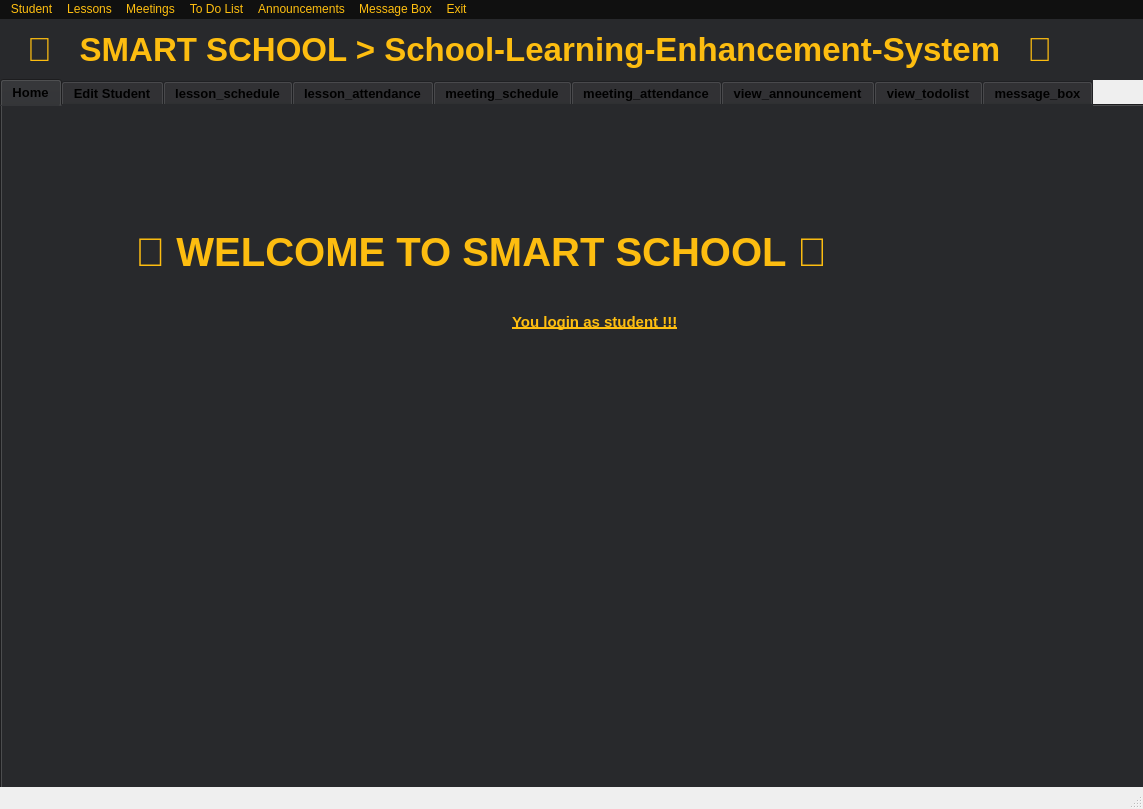
<?xml version="1.0" encoding="UTF-8"?>
<ui version="4.0">
 <class>MainWindow</class>
 <widget class="QMainWindow" name="MainWindow">
  <property name="geometry">
   <rect>
    <x>0</x>
    <y>0</y>
    <width>1143</width>
    <height>809</height>
   </rect>
  </property>
  <property name="windowTitle">
   <string>MainWindow</string>
  </property>
  <widget class="QWidget" name="centralwidget">
   <widget class="QLabel" name="label_3">
    <property name="geometry">
     <rect>
      <x>0</x>
      <y>0</y>
      <width>1151</width>
      <height>61</height>
     </rect>
    </property>
    <property name="font">
     <font>
      <pointsize>25</pointsize>
      <weight>75</weight>
      <bold>true</bold>
      <strikeout>false</strikeout>
     </font>
    </property>
    <property name="styleSheet">
     <string notr="true">color: rgb(253, 189, 16);
background-color: rgb(40, 41, 44);</string>
    </property>
    <property name="text">
     <string>      SMART SCHOOL &gt; School-Learning-Enhancement-System   </string>
    </property>
   </widget>
   <widget class="QTabWidget" name="tabWidget">
    <property name="geometry">
     <rect>
      <x>0</x>
      <y>60</y>
      <width>1161</width>
      <height>721</height>
     </rect>
    </property>
    <property name="font">
     <font>
      <pointsize>10</pointsize>
      <weight>75</weight>
      <bold>true</bold>
     </font>
    </property>
    <property name="styleSheet">
     <string notr="true">background-color: rgb(40, 41, 44);</string>
    </property>
    <property name="currentIndex">
     <number>0</number>
    </property>
    <widget class="QWidget" name="tab_1">
     <attribute name="title">
      <string>Home</string>
     </attribute>
     <widget class="QLabel" name="label_13">
      <property name="geometry">
       <rect>
        <x>100</x>
        <y>120</y>
        <width>951</width>
        <height>51</height>
       </rect>
      </property>
      <property name="font">
       <font>
        <pointsize>30</pointsize>
        <weight>75</weight>
        <bold>true</bold>
        <strikeout>false</strikeout>
       </font>
      </property>
      <property name="styleSheet">
       <string notr="true">color: rgb(253, 189, 16);
background-color: rgb(40, 41, 44);</string>
      </property>
      <property name="text">
       <string>    WELCOME TO SMART SCHOOL </string>
      </property>
     </widget>
     <widget class="QLabel" name="label_14">
      <property name="geometry">
       <rect>
        <x>510</x>
        <y>200</y>
        <width>231</width>
        <height>31</height>
       </rect>
      </property>
      <property name="font">
       <font>
        <pointsize>11</pointsize>
        <weight>75</weight>
        <bold>true</bold>
        <underline>true</underline>
       </font>
      </property>
      <property name="styleSheet">
       <string notr="true">color: rgb(255, 191, 16);</string>
      </property>
      <property name="text">
       <string>You login as student !!!</string>
      </property>
     </widget>
    </widget>
    <widget class="QWidget" name="tab_2">
     <attribute name="title">
      <string>Edit Student</string>
     </attribute>
     <widget class="QLabel" name="label_12">
      <property name="geometry">
       <rect>
        <x>20</x>
        <y>30</y>
        <width>201</width>
        <height>31</height>
       </rect>
      </property>
      <property name="font">
       <font>
        <pointsize>17</pointsize>
        <weight>75</weight>
        <bold>true</bold>
        <underline>true</underline>
       </font>
      </property>
      <property name="styleSheet">
       <string notr="true">color: rgb(255, 191, 16);</string>
      </property>
      <property name="text">
       <string>Edit your profile</string>
      </property>
     </widget>
     <widget class="QLabel" name="label_24">
      <property name="geometry">
       <rect>
        <x>20</x>
        <y>330</y>
        <width>111</width>
        <height>20</height>
       </rect>
      </property>
      <property name="font">
       <font>
        <pointsize>11</pointsize>
       </font>
      </property>
      <property name="styleSheet">
       <string notr="true">color: rgb(255, 255, 255);</string>
      </property>
      <property name="text">
       <string>Phone</string>
      </property>
     </widget>
     <widget class="QLabel" name="label_26">
      <property name="geometry">
       <rect>
        <x>20</x>
        <y>180</y>
        <width>111</width>
        <height>20</height>
       </rect>
      </property>
      <property name="font">
       <font>
        <pointsize>11</pointsize>
       </font>
      </property>
      <property name="styleSheet">
       <string notr="true">color: rgb(255, 255, 255);</string>
      </property>
      <property name="text">
       <string>Name</string>
      </property>
     </widget>
     <widget class="QLineEdit" name="tb22">
      <property name="geometry">
       <rect>
        <x>140</x>
        <y>120</y>
        <width>271</width>
        <height>31</height>
       </rect>
      </property>
      <property name="styleSheet">
       <string notr="true">background-color: rgb(255, 255, 255);</string>
      </property>
     </widget>
     <widget class="QLabel" name="label_28">
      <property name="geometry">
       <rect>
        <x>20</x>
        <y>230</y>
        <width>111</width>
        <height>20</height>
       </rect>
      </property>
      <property name="font">
       <font>
        <pointsize>11</pointsize>
       </font>
      </property>
      <property name="styleSheet">
       <string notr="true">color: rgb(255, 255, 255);</string>
      </property>
      <property name="text">
       <string>Surname</string>
      </property>
     </widget>
     <widget class="QLineEdit" name="tb24">
      <property name="geometry">
       <rect>
        <x>140</x>
        <y>220</y>
        <width>271</width>
        <height>31</height>
       </rect>
      </property>
      <property name="styleSheet">
       <string notr="true">background-color: rgb(255, 255, 255);</string>
      </property>
     </widget>
     <widget class="QLineEdit" name="tb25">
      <property name="geometry">
       <rect>
        <x>140</x>
        <y>270</y>
        <width>271</width>
        <height>31</height>
       </rect>
      </property>
      <property name="styleSheet">
       <string notr="true">background-color: rgb(255, 255, 255);</string>
      </property>
     </widget>
     <widget class="QLabel" name="label_29">
      <property name="geometry">
       <rect>
        <x>20</x>
        <y>280</y>
        <width>111</width>
        <height>20</height>
       </rect>
      </property>
      <property name="font">
       <font>
        <pointsize>11</pointsize>
       </font>
      </property>
      <property name="styleSheet">
       <string notr="true">color: rgb(255, 255, 255);</string>
      </property>
      <property name="text">
       <string>City</string>
      </property>
     </widget>
     <widget class="QLineEdit" name="tb26">
      <property name="geometry">
       <rect>
        <x>140</x>
        <y>320</y>
        <width>271</width>
        <height>31</height>
       </rect>
      </property>
      <property name="styleSheet">
       <string notr="true">background-color: rgb(255, 255, 255);</string>
      </property>
     </widget>
     <widget class="QLabel" name="label_30">
      <property name="geometry">
       <rect>
        <x>20</x>
        <y>130</y>
        <width>111</width>
        <height>20</height>
       </rect>
      </property>
      <property name="font">
       <font>
        <pointsize>11</pointsize>
       </font>
      </property>
      <property name="styleSheet">
       <string notr="true">color: rgb(255, 255, 255);</string>
      </property>
      <property name="text">
       <string>Email</string>
      </property>
     </widget>
     <widget class="QPushButton" name="b6">
      <property name="geometry">
       <rect>
        <x>140</x>
        <y>460</y>
        <width>271</width>
        <height>41</height>
       </rect>
      </property>
      <property name="font">
       <font>
        <pointsize>11</pointsize>
        <weight>75</weight>
        <bold>true</bold>
       </font>
      </property>
      <property name="styleSheet">
       <string notr="true">background-color: rgb(255, 191, 16);</string>
      </property>
      <property name="text">
       <string>Update your details</string>
      </property>
     </widget>
     <widget class="QLineEdit" name="tb23">
      <property name="geometry">
       <rect>
        <x>140</x>
        <y>170</y>
        <width>271</width>
        <height>31</height>
       </rect>
      </property>
      <property name="styleSheet">
       <string notr="true">background-color: rgb(255, 255, 255);</string>
      </property>
     </widget>
     <widget class="QLineEdit" name="tb27">
      <property name="geometry">
       <rect>
        <x>140</x>
        <y>410</y>
        <width>271</width>
        <height>31</height>
       </rect>
      </property>
      <property name="font">
       <font>
        <pointsize>10</pointsize>
       </font>
      </property>
      <property name="styleSheet">
       <string notr="true">background-color: rgb(255, 255, 255);</string>
      </property>
      <property name="echoMode">
       <enum>QLineEdit::Password</enum>
      </property>
      <property name="placeholderText">
       <string>Set password</string>
      </property>
      <property name="clearButtonEnabled">
       <bool>true</bool>
      </property>
     </widget>
     <widget class="QLabel" name="label_16">
      <property name="geometry">
       <rect>
        <x>20</x>
        <y>370</y>
        <width>401</width>
        <height>20</height>
       </rect>
      </property>
      <property name="font">
       <font>
        <pointsize>11</pointsize>
        <weight>75</weight>
        <bold>true</bold>
        <underline>true</underline>
       </font>
      </property>
      <property name="styleSheet">
       <string notr="true">color: rgb(255, 191, 16);</string>
      </property>
      <property name="text">
       <string>Enter your current Password / Set a new Password</string>
      </property>
     </widget>
    </widget>
    <widget class="QWidget" name="tab_3">
     <attribute name="title">
      <string>lesson_schedule</string>
     </attribute>
     <widget class="QTableWidget" name="lesson_table">
      <property name="geometry">
       <rect>
        <x>20</x>
        <y>60</y>
        <width>1111</width>
        <height>611</height>
       </rect>
      </property>
      <property name="font">
       <font>
        <pointsize>12</pointsize>
        <weight>50</weight>
        <bold>false</bold>
       </font>
      </property>
      <property name="mouseTracking">
       <bool>false</bool>
      </property>
      <property name="tabletTracking">
       <bool>false</bool>
      </property>
      <property name="toolTipDuration">
       <number>-1</number>
      </property>
      <property name="autoFillBackground">
       <bool>false</bool>
      </property>
      <property name="styleSheet">
       <string notr="true">background-color: rgb(255, 255, 255);</string>
      </property>
      <property name="sortingEnabled">
       <bool>false</bool>
      </property>
      <attribute name="horizontalHeaderCascadingSectionResizes">
       <bool>false</bool>
      </attribute>
      <attribute name="horizontalHeaderDefaultSectionSize">
       <number>218</number>
      </attribute>
      <column>
       <property name="text">
        <string>Lesson ID</string>
       </property>
      </column>
      <column>
       <property name="text">
        <string>Lesson</string>
       </property>
       <property name="font">
        <font>
         <pointsize>12</pointsize>
         <weight>75</weight>
         <bold>true</bold>
        </font>
       </property>
       <property name="textAlignment">
        <set>AlignLeading|AlignVCenter</set>
       </property>
      </column>
      <column>
       <property name="text">
        <string>Date</string>
       </property>
       <property name="font">
        <font>
         <pointsize>12</pointsize>
         <weight>75</weight>
         <bold>true</bold>
        </font>
       </property>
       <property name="textAlignment">
        <set>AlignLeading|AlignVCenter</set>
       </property>
      </column>
      <column>
       <property name="text">
        <string>Time Slot</string>
       </property>
       <property name="font">
        <font>
         <pointsize>12</pointsize>
         <weight>75</weight>
         <bold>true</bold>
        </font>
       </property>
       <property name="textAlignment">
        <set>AlignLeading|AlignVCenter</set>
       </property>
      </column>
      <column>
       <property name="text">
        <string>Instructor</string>
       </property>
       <property name="font">
        <font>
         <pointsize>12</pointsize>
         <weight>75</weight>
         <bold>true</bold>
        </font>
       </property>
       <property name="textAlignment">
        <set>AlignLeading|AlignVCenter</set>
       </property>
      </column>
     </widget>
     <widget class="QLabel" name="label_9">
      <property name="geometry">
       <rect>
        <x>20</x>
        <y>20</y>
        <width>231</width>
        <height>31</height>
       </rect>
      </property>
      <property name="font">
       <font>
        <pointsize>17</pointsize>
        <weight>75</weight>
        <bold>true</bold>
        <underline>true</underline>
       </font>
      </property>
      <property name="toolTipDuration">
       <number>-1</number>
      </property>
      <property name="styleSheet">
       <string notr="true">color: rgb(255, 191, 16);</string>
      </property>
      <property name="text">
       <string>Lesson Schedule</string>
      </property>
      <property name="indent">
       <number>0</number>
      </property>
     </widget>
    </widget>
    <widget class="QWidget" name="tab_4">
     <attribute name="title">
      <string>lesson_attendance</string>
     </attribute>
     <widget class="QListWidget" name="records_list_1">
      <property name="geometry">
       <rect>
        <x>30</x>
        <y>50</y>
        <width>1091</width>
        <height>621</height>
       </rect>
      </property>
      <property name="styleSheet">
       <string notr="true">background-color: rgb(255, 255, 255);</string>
      </property>
     </widget>
     <widget class="QLabel" name="label_116">
      <property name="geometry">
       <rect>
        <x>30</x>
        <y>10</y>
        <width>331</width>
        <height>31</height>
       </rect>
      </property>
      <property name="font">
       <font>
        <pointsize>17</pointsize>
        <weight>75</weight>
        <bold>true</bold>
        <underline>true</underline>
       </font>
      </property>
      <property name="styleSheet">
       <string notr="true">color: rgb(255, 191, 16);</string>
      </property>
      <property name="text">
       <string>Lesson Attendance Records</string>
      </property>
     </widget>
    </widget>
    <widget class="QWidget" name="tab_5">
     <attribute name="title">
      <string>meeting_schedule</string>
     </attribute>
     <widget class="QTableWidget" name="meeting_table">
      <property name="geometry">
       <rect>
        <x>20</x>
        <y>50</y>
        <width>1111</width>
        <height>621</height>
       </rect>
      </property>
      <property name="font">
       <font>
        <pointsize>12</pointsize>
        <weight>50</weight>
        <bold>false</bold>
       </font>
      </property>
      <property name="styleSheet">
       <string notr="true">background-color: rgb(255, 255, 255);</string>
      </property>
      <attribute name="horizontalHeaderDefaultSectionSize">
       <number>368</number>
      </attribute>
      <column>
       <property name="text">
        <string>Meeting Title</string>
       </property>
       <property name="font">
        <font>
         <pointsize>12</pointsize>
         <weight>75</weight>
         <bold>true</bold>
        </font>
       </property>
       <property name="textAlignment">
        <set>AlignLeading|AlignVCenter</set>
       </property>
      </column>
      <column>
       <property name="text">
        <string>Meeting Date</string>
       </property>
       <property name="font">
        <font>
         <pointsize>12</pointsize>
         <weight>75</weight>
         <bold>true</bold>
        </font>
       </property>
       <property name="textAlignment">
        <set>AlignLeading|AlignVCenter</set>
       </property>
      </column>
      <column>
       <property name="text">
        <string>Meeting Time</string>
       </property>
       <property name="font">
        <font>
         <pointsize>12</pointsize>
         <weight>75</weight>
         <bold>true</bold>
        </font>
       </property>
       <property name="textAlignment">
        <set>AlignLeading|AlignVCenter</set>
       </property>
      </column>
     </widget>
     <widget class="QLabel" name="label_27">
      <property name="geometry">
       <rect>
        <x>20</x>
        <y>10</y>
        <width>231</width>
        <height>31</height>
       </rect>
      </property>
      <property name="font">
       <font>
        <pointsize>17</pointsize>
        <weight>75</weight>
        <bold>true</bold>
        <underline>true</underline>
       </font>
      </property>
      <property name="styleSheet">
       <string notr="true">color: rgb(255, 191, 16);</string>
      </property>
      <property name="text">
       <string>Meeting Schedule</string>
      </property>
     </widget>
    </widget>
    <widget class="QWidget" name="tab_6">
     <attribute name="title">
      <string>meeting_attendance</string>
     </attribute>
     <widget class="QListWidget" name="records_list_2">
      <property name="geometry">
       <rect>
        <x>30</x>
        <y>50</y>
        <width>1091</width>
        <height>621</height>
       </rect>
      </property>
      <property name="styleSheet">
       <string notr="true">background-color: rgb(255, 255, 255);</string>
      </property>
     </widget>
     <widget class="QLabel" name="label_117">
      <property name="geometry">
       <rect>
        <x>30</x>
        <y>10</y>
        <width>351</width>
        <height>31</height>
       </rect>
      </property>
      <property name="font">
       <font>
        <pointsize>17</pointsize>
        <weight>75</weight>
        <bold>true</bold>
        <underline>true</underline>
       </font>
      </property>
      <property name="styleSheet">
       <string notr="true">color: rgb(255, 191, 16);</string>
      </property>
      <property name="text">
       <string>Meeting Attendance Records</string>
      </property>
     </widget>
    </widget>
    <widget class="QWidget" name="tab">
     <attribute name="title">
      <string>view_announcement</string>
     </attribute>
     <widget class="QLabel" name="label_122">
      <property name="geometry">
       <rect>
        <x>460</x>
        <y>40</y>
        <width>271</width>
        <height>51</height>
       </rect>
      </property>
      <property name="font">
       <font>
        <pointsize>16</pointsize>
        <weight>75</weight>
        <bold>true</bold>
       </font>
      </property>
      <property name="styleSheet">
       <string notr="true">color: rgb(255, 191, 16);</string>
      </property>
      <property name="text">
       <string>Announcements</string>
      </property>
     </widget>
     <widget class="QTableWidget" name="title_table">
      <property name="geometry">
       <rect>
        <x>20</x>
        <y>140</y>
        <width>1101</width>
        <height>461</height>
       </rect>
      </property>
      <property name="styleSheet">
       <string notr="true">background-color: rgb(255, 255, 255);</string>
      </property>
      <column>
       <property name="text">
        <string>Title</string>
       </property>
       <property name="font">
        <font>
         <pointsize>13</pointsize>
         <weight>75</weight>
         <bold>true</bold>
        </font>
       </property>
      </column>
      <column>
       <property name="text">
        <string>Announcement</string>
       </property>
       <property name="font">
        <font>
         <pointsize>12</pointsize>
         <weight>75</weight>
         <bold>true</bold>
        </font>
       </property>
      </column>
      <column>
       <property name="text">
        <string>Deadline</string>
       </property>
       <property name="font">
        <font>
         <pointsize>12</pointsize>
         <weight>75</weight>
         <bold>true</bold>
        </font>
       </property>
      </column>
     </widget>
    </widget>
    <widget class="QWidget" name="tab_7">
     <attribute name="title">
      <string>view_todolist</string>
     </attribute>
     <widget class="QListView" name="list_view">
      <property name="geometry">
       <rect>
        <x>230</x>
        <y>190</y>
        <width>691</width>
        <height>341</height>
       </rect>
      </property>
      <property name="styleSheet">
       <string notr="true">background-color: rgb(255, 255, 255);</string>
      </property>
     </widget>
     <widget class="QLabel" name="label_108">
      <property name="geometry">
       <rect>
        <x>460</x>
        <y>40</y>
        <width>241</width>
        <height>61</height>
       </rect>
      </property>
      <property name="font">
       <font>
        <pointsize>19</pointsize>
        <weight>75</weight>
        <bold>true</bold>
       </font>
      </property>
      <property name="styleSheet">
       <string notr="true">color: rgb(255, 191, 16);</string>
      </property>
      <property name="text">
       <string>To Do List</string>
      </property>
     </widget>
     <widget class="QTableWidget" name="todoTable_s">
      <property name="geometry">
       <rect>
        <x>60</x>
        <y>160</y>
        <width>1031</width>
        <height>401</height>
       </rect>
      </property>
      <property name="font">
       <font>
        <pointsize>12</pointsize>
        <weight>50</weight>
        <bold>false</bold>
       </font>
      </property>
      <property name="mouseTracking">
       <bool>false</bool>
      </property>
      <property name="tabletTracking">
       <bool>false</bool>
      </property>
      <property name="toolTipDuration">
       <number>-1</number>
      </property>
      <property name="autoFillBackground">
       <bool>false</bool>
      </property>
      <property name="styleSheet">
       <string notr="true">background-color: rgb(255, 255, 255);</string>
      </property>
      <property name="sortingEnabled">
       <bool>false</bool>
      </property>
      <attribute name="horizontalHeaderCascadingSectionResizes">
       <bool>false</bool>
      </attribute>
      <attribute name="horizontalHeaderDefaultSectionSize">
       <number>218</number>
      </attribute>
      <column>
       <property name="text">
        <string>Status</string>
       </property>
       <property name="font">
        <font>
         <pointsize>12</pointsize>
         <weight>75</weight>
         <bold>true</bold>
        </font>
       </property>
       <property name="textAlignment">
        <set>AlignLeading|AlignVCenter</set>
       </property>
      </column>
      <column>
       <property name="text">
        <string>Task</string>
       </property>
       <property name="font">
        <font>
         <pointsize>12</pointsize>
         <weight>75</weight>
         <bold>true</bold>
        </font>
       </property>
       <property name="textAlignment">
        <set>AlignLeading|AlignVCenter</set>
       </property>
      </column>
      <column>
       <property name="text">
        <string>Deadline</string>
       </property>
       <property name="font">
        <font>
         <pointsize>12</pointsize>
         <weight>75</weight>
         <bold>true</bold>
        </font>
       </property>
       <property name="textAlignment">
        <set>AlignLeading|AlignVCenter</set>
       </property>
      </column>
      <column>
       <property name="text">
        <string>Task Id</string>
       </property>
      </column>
      <column>
       <property name="text">
        <string>Student</string>
       </property>
       <property name="font">
        <font>
         <pointsize>12</pointsize>
         <weight>75</weight>
         <bold>true</bold>
        </font>
       </property>
       <property name="textAlignment">
        <set>AlignLeading|AlignVCenter</set>
       </property>
      </column>
      <column>
       <property name="text">
        <string>Created By Id</string>
       </property>
      </column>
      <column>
       <property name="text">
        <string>Created By</string>
       </property>
       <property name="font">
        <font>
         <pointsize>12</pointsize>
         <weight>75</weight>
         <bold>true</bold>
        </font>
       </property>
      </column>
     </widget>
    </widget>
    <widget class="QWidget" name="tab_8">
     <attribute name="title">
      <string>message_box</string>
     </attribute>
     <widget class="QPushButton" name="sendMessage">
      <property name="geometry">
       <rect>
        <x>860</x>
        <y>620</y>
        <width>201</width>
        <height>51</height>
       </rect>
      </property>
      <property name="font">
       <font>
        <pointsize>11</pointsize>
        <weight>75</weight>
        <bold>true</bold>
       </font>
      </property>
      <property name="styleSheet">
       <string notr="true">background-color: rgb(255, 191, 16);</string>
      </property>
      <property name="text">
       <string>Send</string>
      </property>
     </widget>
     <widget class="QListView" name="listViewMessages">
      <property name="geometry">
       <rect>
        <x>550</x>
        <y>120</y>
        <width>511</width>
        <height>371</height>
       </rect>
      </property>
      <property name="styleSheet">
       <string notr="true">background-color: rgb(255, 255, 255);</string>
      </property>
     </widget>
     <widget class="QLineEdit" name="typeMessage">
      <property name="geometry">
       <rect>
        <x>550</x>
        <y>540</y>
        <width>511</width>
        <height>71</height>
       </rect>
      </property>
      <property name="font">
       <font>
        <weight>75</weight>
        <italic>true</italic>
        <bold>true</bold>
       </font>
      </property>
      <property name="styleSheet">
       <string notr="true">background-color: rgb(255, 255, 255);</string>
      </property>
      <property name="placeholderText">
       <string>Please Type Here</string>
      </property>
     </widget>
     <widget class="QLabel" name="label_105">
      <property name="geometry">
       <rect>
        <x>80</x>
        <y>30</y>
        <width>281</width>
        <height>21</height>
       </rect>
      </property>
      <property name="font">
       <font>
        <pointsize>16</pointsize>
        <weight>75</weight>
        <bold>true</bold>
       </font>
      </property>
      <property name="styleSheet">
       <string notr="true">color: rgb(255, 191, 16);</string>
      </property>
      <property name="text">
       <string>Select  Person</string>
      </property>
     </widget>
     <widget class="QListView" name="listView_chats">
      <property name="geometry">
       <rect>
        <x>80</x>
        <y>170</y>
        <width>401</width>
        <height>441</height>
       </rect>
      </property>
      <property name="styleSheet">
       <string notr="true">background-color: rgb(255, 255, 255);</string>
      </property>
     </widget>
     <widget class="QComboBox" name="messageCombobox">
      <property name="geometry">
       <rect>
        <x>80</x>
        <y>70</y>
        <width>401</width>
        <height>41</height>
       </rect>
      </property>
      <property name="styleSheet">
       <string notr="true">background:rgb(255, 255, 255)</string>
      </property>
     </widget>
     <widget class="QLabel" name="label_147">
      <property name="geometry">
       <rect>
        <x>80</x>
        <y>140</y>
        <width>281</width>
        <height>21</height>
       </rect>
      </property>
      <property name="font">
       <font>
        <pointsize>16</pointsize>
        <weight>75</weight>
        <bold>true</bold>
       </font>
      </property>
      <property name="styleSheet">
       <string notr="true">color: rgb(255, 191, 16);</string>
      </property>
      <property name="text">
       <string>Select  Chat</string>
      </property>
     </widget>
     <widget class="QLabel" name="label_148">
      <property name="geometry">
       <rect>
        <x>550</x>
        <y>30</y>
        <width>501</width>
        <height>31</height>
       </rect>
      </property>
      <property name="font">
       <font>
        <pointsize>16</pointsize>
        <weight>75</weight>
        <bold>true</bold>
       </font>
      </property>
      <property name="styleSheet">
       <string notr="true">color: rgb(255, 191, 16);</string>
      </property>
      <property name="text">
       <string>&lt;html&gt;&lt;head/&gt;&lt;body&gt;&lt;p&gt;&lt;span style=&quot; font-size:16pt;&quot;&gt;Chat Box&lt;/span&gt;&lt;/p&gt;&lt;/body&gt;&lt;/html&gt;</string>
      </property>
     </widget>
     <widget class="QLabel" name="username">
      <property name="geometry">
       <rect>
        <x>550</x>
        <y>80</y>
        <width>281</width>
        <height>21</height>
       </rect>
      </property>
      <property name="font">
       <font>
        <pointsize>18</pointsize>
        <weight>75</weight>
        <bold>true</bold>
       </font>
      </property>
      <property name="styleSheet">
       <string notr="true">color: rgb(255, 191, 16);</string>
      </property>
      <property name="text">
       <string>&lt;html&gt;&lt;head/&gt;&lt;body&gt;&lt;p&gt;&lt;br/&gt;&lt;/p&gt;&lt;/body&gt;&lt;/html&gt;</string>
      </property>
     </widget>
     <widget class="QLabel" name="usermail">
      <property name="geometry">
       <rect>
        <x>850</x>
        <y>80</y>
        <width>201</width>
        <height>21</height>
       </rect>
      </property>
      <property name="font">
       <font>
        <pointsize>12</pointsize>
        <weight>50</weight>
        <bold>false</bold>
       </font>
      </property>
      <property name="styleSheet">
       <string notr="true">color: rgb(255, 191, 16);</string>
      </property>
      <property name="text">
       <string>&lt;html&gt;&lt;head/&gt;&lt;body&gt;&lt;p&gt;&lt;br/&gt;&lt;/p&gt;&lt;/body&gt;&lt;/html&gt;</string>
      </property>
      <property name="alignment">
       <set>Qt::AlignRight|Qt::AlignTrailing|Qt::AlignVCenter</set>
      </property>
     </widget>
     <widget class="QLabel" name="label_149">
      <property name="geometry">
       <rect>
        <x>550</x>
        <y>500</y>
        <width>501</width>
        <height>31</height>
       </rect>
      </property>
      <property name="font">
       <font>
        <pointsize>16</pointsize>
        <weight>75</weight>
        <bold>true</bold>
       </font>
      </property>
      <property name="styleSheet">
       <string notr="true">color: rgb(255, 191, 16);</string>
      </property>
      <property name="text">
       <string>&lt;html&gt;&lt;head/&gt;&lt;body&gt;&lt;p&gt;Send a message&lt;/p&gt;&lt;/body&gt;&lt;/html&gt;</string>
      </property>
     </widget>
    </widget>
   </widget>
  </widget>
  <widget class="QStatusBar" name="statusbar"/>
  <widget class="QMenuBar" name="menubar">
   <property name="geometry">
    <rect>
     <x>0</x>
     <y>0</y>
     <width>1143</width>
     <height>30</height>
    </rect>
   </property>
   <property name="styleSheet">
    <string notr="true">background-color: rgb(16, 16, 16);
color: rgb(255, 191, 16);
font: 12pt &quot;MS Shell Dlg 2&quot;;</string>
   </property>
   <widget class="QMenu" name="menuStudent">
    <property name="title">
     <string>Student</string>
    </property>
    <addaction name="menu11"/>
   </widget>
   <widget class="QMenu" name="menuCourses">
    <property name="title">
     <string>Lessons</string>
    </property>
    <addaction name="menu21_2"/>
    <addaction name="menu22_2"/>
   </widget>
   <widget class="QMenu" name="menuMeetings">
    <property name="title">
     <string>Meetings</string>
    </property>
    <addaction name="menu31_2"/>
    <addaction name="menu32"/>
   </widget>
   <widget class="QMenu" name="menuTo_Do_List">
    <property name="title">
     <string>To Do List</string>
    </property>
    <addaction name="menu51_s"/>
   </widget>
   <widget class="QMenu" name="menuMessage_Box">
    <property name="title">
     <string>Message Box</string>
    </property>
    <addaction name="menu61_2"/>
   </widget>
   <widget class="QMenu" name="menuExit">
    <property name="title">
     <string>Exit</string>
    </property>
    <addaction name="menu71"/>
   </widget>
   <widget class="QMenu" name="menuAnnouncements">
    <property name="title">
     <string>Announcements</string>
    </property>
    <addaction name="announcements_s"/>
   </widget>
   <addaction name="menuStudent"/>
   <addaction name="menuCourses"/>
   <addaction name="menuMeetings"/>
   <addaction name="menuTo_Do_List"/>
   <addaction name="menuAnnouncements"/>
   <addaction name="menuMessage_Box"/>
   <addaction name="menuExit"/>
  </widget>
  <action name="menu11">
   <property name="text">
    <string>Edit Profile</string>
   </property>
  </action>
  <action name="menu12">
   <property name="text">
    <string>Edit Teacher</string>
   </property>
  </action>
  <action name="menu21">
   <property name="text">
    <string>Add student</string>
   </property>
  </action>
  <action name="menu22">
   <property name="text">
    <string>Edit student</string>
   </property>
  </action>
  <action name="menu31">
   <property name="text">
    <string>Add/Edit Courses</string>
   </property>
  </action>
  <action name="menu31_2">
   <property name="text">
    <string>View Mentor Meeting Schedule</string>
   </property>
  </action>
  <action name="menu32">
   <property name="text">
    <string>View Mentor Meeting Attandance</string>
   </property>
  </action>
  <action name="menu21_2">
   <property name="text">
    <string>View Lesson Schedule</string>
   </property>
  </action>
  <action name="menu22_2">
   <property name="text">
    <string>View Lesson Attandance</string>
   </property>
  </action>
  <action name="menu51_s">
   <property name="text">
    <string>View/React To Do List</string>
   </property>
  </action>
  <action name="menu61_2">
   <property name="text">
    <string>View /Send Message</string>
   </property>
  </action>
  <action name="menu71">
   <property name="text">
    <string>Logout</string>
   </property>
  </action>
  <action name="actionDSADADAD">
   <property name="text">
    <string>View Messages</string>
   </property>
  </action>
  <action name="announcements_s">
   <property name="text">
    <string>View Announcements</string>
   </property>
  </action>
 </widget>
 <resources/>
 <connections/>
</ui>
